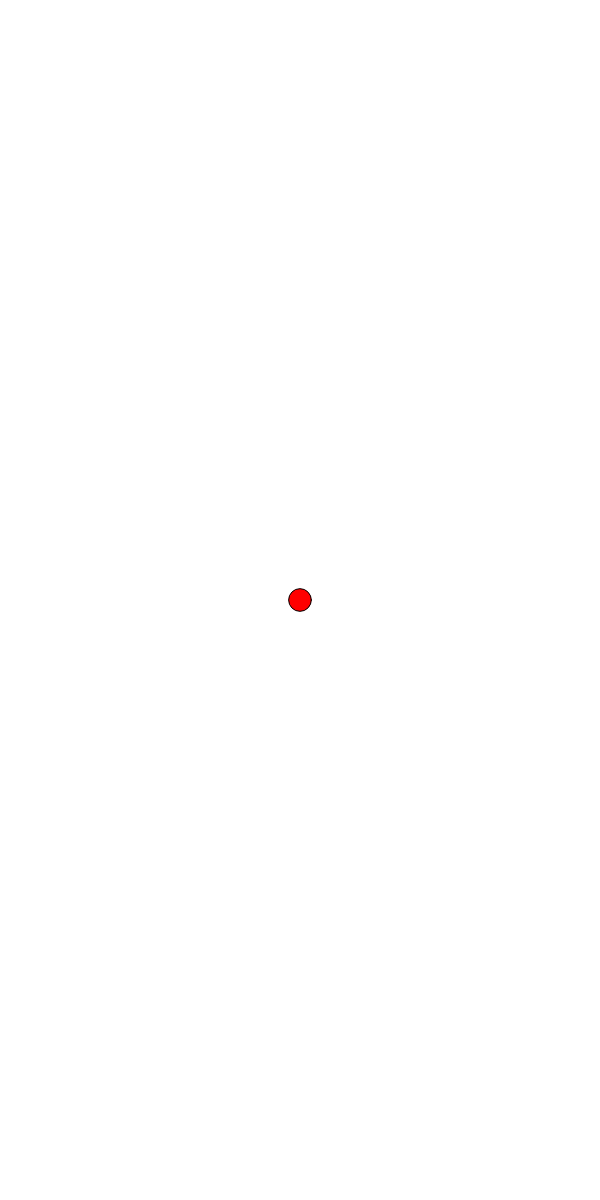
Frame 1 (no input)
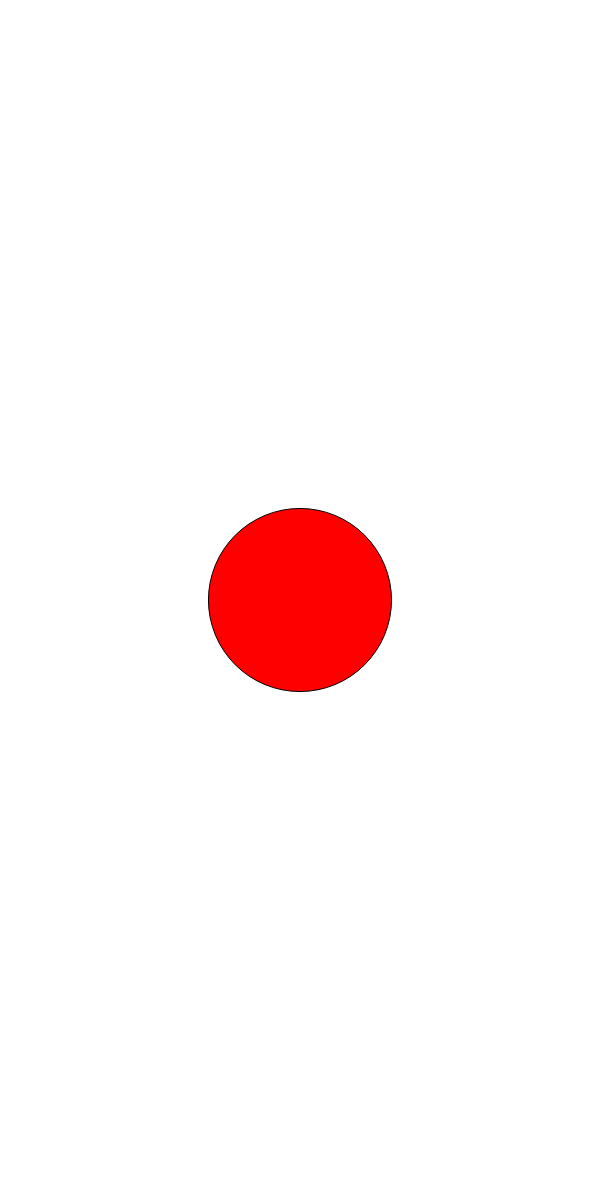
Frame 60 (no input)
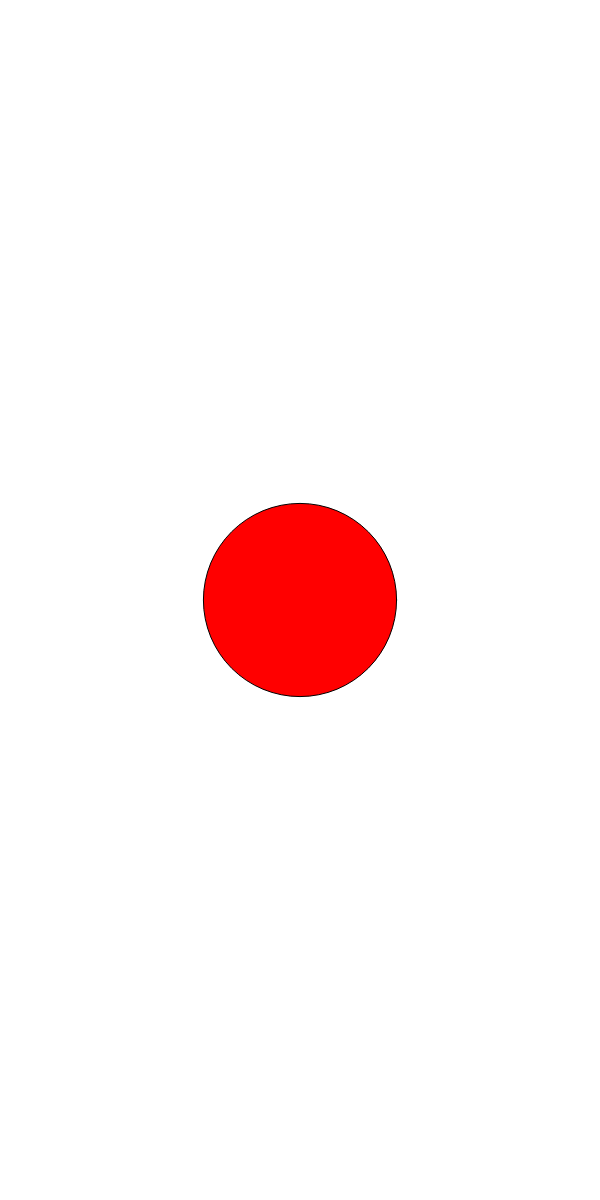
Frame 120 (the mouse pressed at the canvas centre since frame 60)

The p5.js sketch that drew these frames (run headless with seeded random() and noise() and a simulated clock; from frame 60 on, the mouse is pressed at the canvas centre):

// p5.js sketch
// ── sketch.js
/*
 * Creation & Computation - Digital Futures, OCAD University
 * Kate Hartman / Nick Puckett
 * 
 * Introduces the grid of clickable objects we will use in the next exampl
 * Example of dealing with simple classes in javascript
 * 
 * Clicking on an object makes it oscillate faster
 */


//These variables are used to manage our circle objects
var ripples = [];   //array that will hold the objects
var totRx = 10;     //how many to create in X direction of the grid
var totRy = 15;     //how many to create in Y direction of the grid
var border = 50;    //pixel boarder around the grid
var maxRadius;      //sets the max size of each circle based on the size of the window
var showCount = true;

function setup() 
{

  createCanvas(600,1200);


  maxRadius = (width-border)/(totRx*2); //calculate the max size of the circles based on the window size
  

//create a grid of circles using the Ripple class *see below for class
  for (var rx = 0; rx<totRx; rx++)
  {
    for (var ry = 0; ry<totRy; ry++)
    {
      ripples.push(new Ripple(map(rx,0,totRx,border,width-border),map(ry,0,totRy,border,height-border),5,maxRadius));
    }

  }

}

function draw() 
{

background(255);
fill(255,0,0);

ellipse(width/2, height/2, map(sin((millis())*1),-1,1,5,200));


/*
  //cycle through the ripples array that holds all of the objects to perform the calculations on each one.
  for (var i = 0;i<ripples.length;i++)
  {
    ripples[i].display();  //this calls the display function inside each object
  }
*/
}


//This is the ripple class created that defines each of the circles and their movement
function Ripple(x,y,minSize,maxSize)
{

//these are the local variables for the class 
this.x = x;
this.y = y;
this.minSize = minSize;
this.maxSize = maxSize+10;
this.totalClicks = 0;
this.speed = 0.001;
this.randStart = random(0,1000);
this.maxClicks = 20;

///this is the function that is called in draw to perform calculations on each and draw the circles
this.display = function()
{
fill(0,255,0,map(this.totalClicks,0,this.maxClicks,0,100))  //increases opacity with more clicks
stroke(0);
strokeWeight(0.2);

//this draws the actual circle
ellipse(this.x, this.y, map(sin((millis()+this.randStart)*this.speed),-1,1,this.minSize,this.maxSize));

//if statement lets us toggle showing the count by pressing the h key
  if(showCount)
  {
    if(this.totalClicks>0)  //if it has been clicked on show how many times
    {
      fill(0);
      noStroke();
      textSize(12);
      textAlign(CENTER,CENTER);
      text(this.totalClicks,this.x,this.y);
    }
  }
}

//this function checks if the circle has been clicked on
//if yes it increments the this.totalClicks until it reaches the maximum
this.hitCheck = function(mx, my)
{
  if(dist(this.x,this.y,mx,my)<(maxRadius-1))
  {
    
    if(this.totalClicks+1<=this.maxClicks)
    {
    this.totalClicks+=1; 
    this.maxSize+=2;
    // console.log(this.totalClicks);
    this.speed = map(this.totalClicks,1,this.maxClicks,0.0005,0.01);
    }
  }

}


}

//when the mouse is clicked it runs the hitChecked function for each circle to see if it has been clicked
function mouseClicked()
{
  for (var i = 0;i<ripples.length;i++)
  {
  ripples[i].hitCheck(mouseX,mouseY);
  }

}


//key press function toggles the showCount variable
//this is used to show / hide the number of clicks on each 
function keyPressed()
{
  if (key === 'h')
  {
  showCount = !showCount;    //this is called a toggle. It can only be used on boolean variable. It says be the opposite what you are now
  }

}
